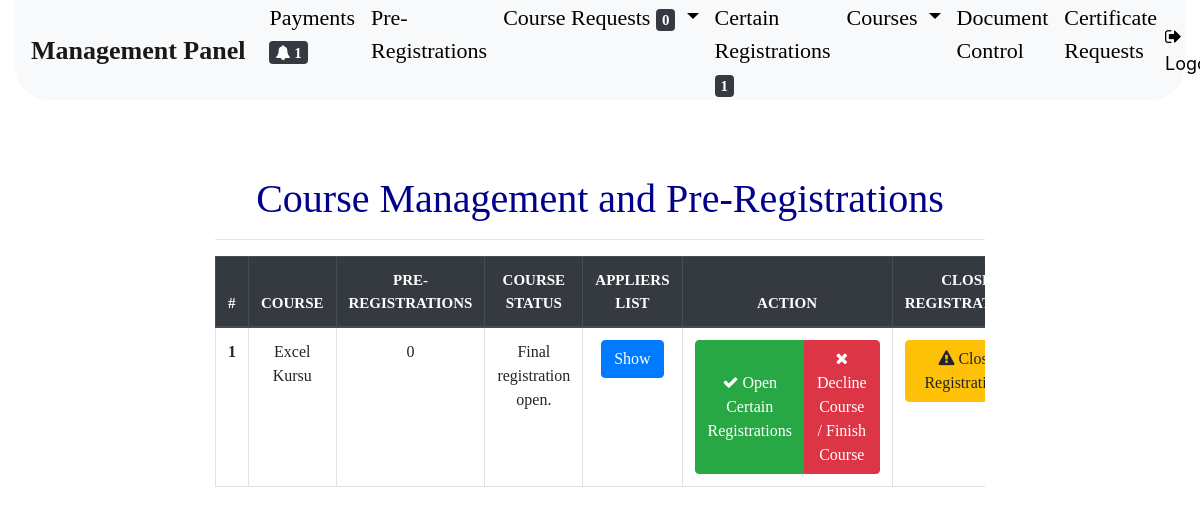
Page /panel/pre-registrations/ (signed in) on the earlier database version.
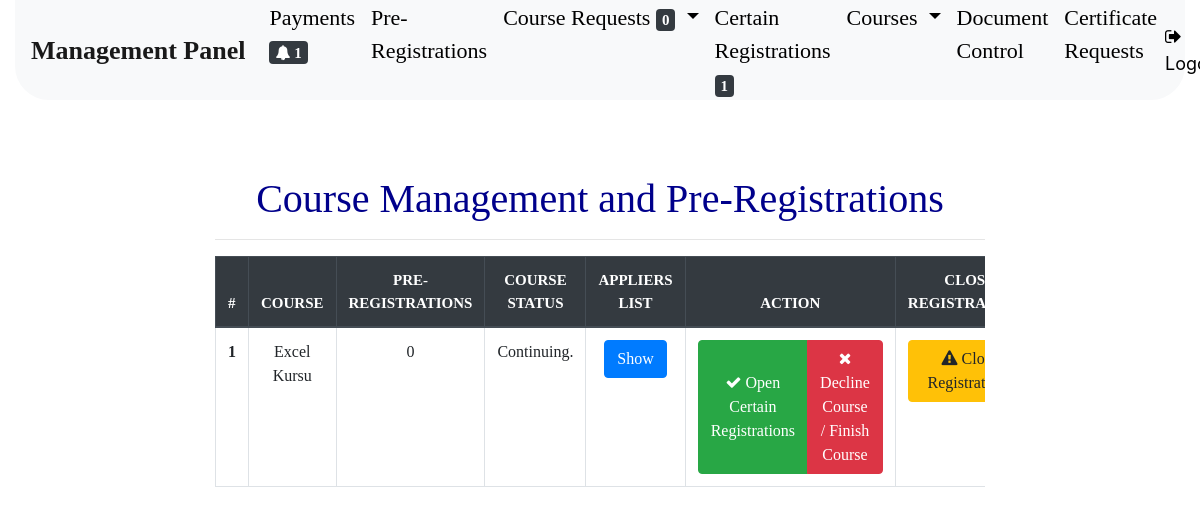
Same page on the later database version.
### courses/models.py (models this page shows, shortened)
class Course(models.Model):
    STATUS = (
        (None, 'Choose'),
        ('1', 'Continuing.'),
        ('2', 'Pre-registration is open.'),
        ('3', 'Certain registration is open.'),
        ('4', 'Finished.'),
    )
    CATEGORIES = (
        (None, 'Choose'),
        ('1', 'Senkron'),
        ('2', 'Asenkron')
    )
    name = models.CharField(max_length=250, null=True, blank=False, verbose_name="Course:")
    start_at = models.DateTimeField(null=True, blank=False, verbose_name="Start at:")
    finish_at = models.DateTimeField(null=True, blank=False, verbose_name="Finish at:")
    content = models.TextField(max_length=6000, null=True, blank=True, verbose_name="Content:")
    status = models.CharField(max_length=45, null=True, blank=False, verbose_name="Status:", choices=STATUS)
    course_code = models.CharField(max_length=5, null=True, blank=True)
    price = models.IntegerField(null=True, blank=False, verbose_name="Price:")
    prereg = models.ManyToManyField(PreRegistration, blank=True, verbose_name="Pre-registration:")
    registering_extension = models.CharField(max_length=25, null=True, blank=True, editable=True)
    is_registerable = models.BooleanField(default=False, verbose_name="Open certain registrations.")
    category = models.CharField(max_length=45, null=True, blank=False, verbose_name="Course category:", choices=CATEGORIES)
    class Meta:
        verbose_name_plural = "Courses"

### prereg/views.py (the view)
# urls.py: path('panel/pre-registrations/', preregistrations, name="preregs"),
def preregistrations(request):
    if request.user.is_staff:
        courses = Course.objects.all()
    else:
        return HttpResponseRedirect(reverse('user-panel'))
    return render(request, 'admin/preregs.html', context={'courses': courses})

### Payments/templatetags/payment_notifications.py (called while the page is built)
@register.filter
def get_notifications(i):
    notifications = Payment.objects.all().count()
    return notifications

### course_requests/templatetags/request_notifications.py (called while the page is built)
@register.filter
def request_notifications(i):
    taken_ones = CourseTaken.objects.all().count()
    given_ones = CourseGiven.objects.all().count()
    notification = taken_ones + given_ones
    return notification

### courses/templatetags/course_status.py (called while the page is built)
@register.filter
def get_status(i, course):
    if course == "1":
        course = "Continuing."
    elif course == "2":
        course = "Pre-registration open."
    elif course == "3":
        course = 'Final registration open.'
    elif course == "4":
        course = "Finished."
    else:
        course = None
    return course

### finalreg/templatetags/finalregs.py (called while the page is built)
@register.filter
def finalregs_notifications(i):
    finalregs = FinalRegistration.objects.all().count()
    return finalregs

### kurskayit/templates/admin/preregs.html (shortened to what the changed rows need)
{% extends 'base.html' %}
{% load static %}
{% load course_status %}
{% block BODY %}
    <div class="container-fluid">
        <div class="row justify-content-center h-100" style="margin-top: 75px;">
            <div class="col-lg-8">
                <h1 class="text-center course-prereg-header" style="color: darkblue">Course Management and Pre-Registrations</h1>
                <div style="height: 450px; overflow-y: scroll; overflow: auto">
                    <div class="table-responsive">
                        <table class="table  table-responsive-md table-responsive-lg table-responsive-sm table-bordered">
                            <thead class="thead-dark">
                            <tr>
                                <th scope="col" style="font-family: 'Trebuchet MS', serif; font-size: 15px;">#</th>
                                <th scope="col" style="font-family: 'Trebuchet MS', serif; font-size: 15px;"
                                    class="text-center">
                                    COURSE
                                </th>
                                <th scope="col" style="font-family: 'Trebuchet MS', serif; font-size: 15px;"
                                    class="text-center">
                                    PRE-REGISTRATIONS
                                </th>
                                <th scope="col" style="font-family: 'Trebuchet MS', serif; font-size: 15px;"
                                    class="text-center">
                                    COURSE STATUS
                                </th>
                                <th scope="col" style="font-family: 'Trebuchet MS', serif; font-size: 15px;"
                                    class="text-center">
                                    APPLIERS LIST
                                </th>
                                <th scope="col" style="font-family: 'Trebuchet MS', serif; font-size: 15px;"
                                    class="text-center">
                                    ACTION
                                </th>
                                <th scope="col" style="font-family: 'Trebuchet MS', serif; font-size: 15px;"
                                    class="text-center">
                                    CLOSE REGISTRATIONS
                                </th>
                            </tr>
                            </thead>
                            <tbody>
                            {% for course in courses %}
                                <tr>
                                    <th scope="row" style="font-family: 'Calibri Light'; font-size: 16px">
                                        {{ forloop.counter }}
                                    </th>
                                    <td scope="row" style="font-family: 'Calibri'; font-size: 16px" class="text-center">
                                        {{ course.name }}
                                    </td>
                                    <td scope="row" style="font-family: 'Calibri'; font-size: 16px" class="text-center">
                                        {{ course.prereg.count }}
                                    </td>
                                    <td scope="row" style="font-family: 'Calibri'; font-size: 16px" class="text-center">
                                        {{ course_status|get_status:course.status }}
                                    </td>
                                    <td scope="row" style="font-family: 'Calibri'; font-size: 16px">
                                        <form action="{% url 'who-applied' course.course_code %}" method="post">
                                            <div class="text-center">
                                                <input class="btn btn-primary"
                                                       type="submit" value="Show">
                                            </div>
                                        </form>
                                    </td>
                                    <td scope="row" style="font-family: 'Calibri'; font-size: 16px">
                                        <div class="text-center">
                                            <div class="btn-group" role="group" aria-label="Basic example">
                                                <button class="sendPaymentPage btn btn-success"
                                                        course_code="{{ course.course_code }}"
                                                        url="{% url 'send-mails' %}">
                                                    <i class="fa fa-check"></i> Open Certain Registrations
                                                </button>
                                                <button class="cancelCourse btn btn-danger"
                                                        course_code="{{ course.course_code }}"
                                                        url="{% url 'cancel-course' %}">
                                                    <i class="fa fa-times"></i> Decline Course / Finish Course
                                                </button>
                                            </div>
                                        </div>
                                    </td>
                                    <td scope="row" style="font-family: 'Calibri'; font-size: 16px">
                                        <button class="closeRegistration btn btn-warning"
                                                url="{% url 'close-registration' %}"
                                                regex="{{ course.registering_extension }}">
                                            <i class="fa fa-exclamation-triangle"></i> Close Registrations
                                        </button>
                                    </td>
                                </tr>
                            {% endfor %}
                            </tbody>
                        </table>
                    </div>
                </div>
            </div>
        </div>
    </div>
{% endblock %}

Differences in the rows shown:
changed Course "Excel Kursu": status "Final registration open." → "Continuing."
